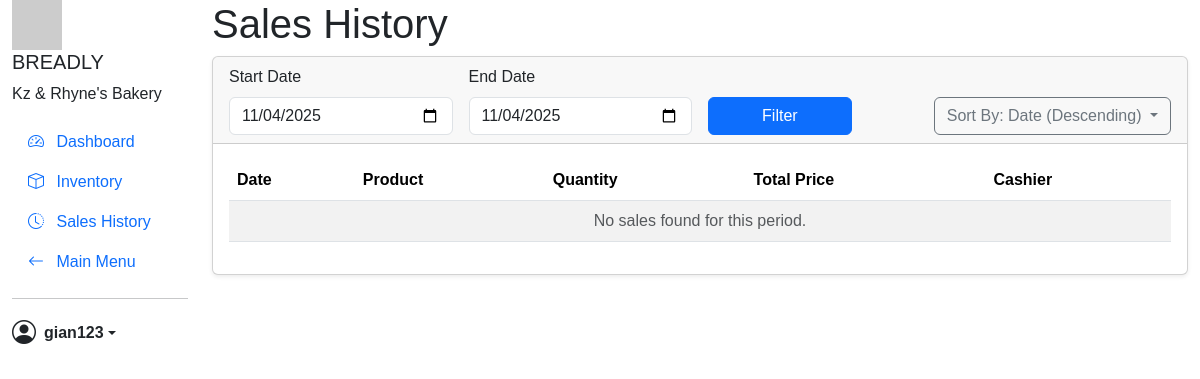
The page /nav/sales_history.php (signed in) on the database as committed earlier.
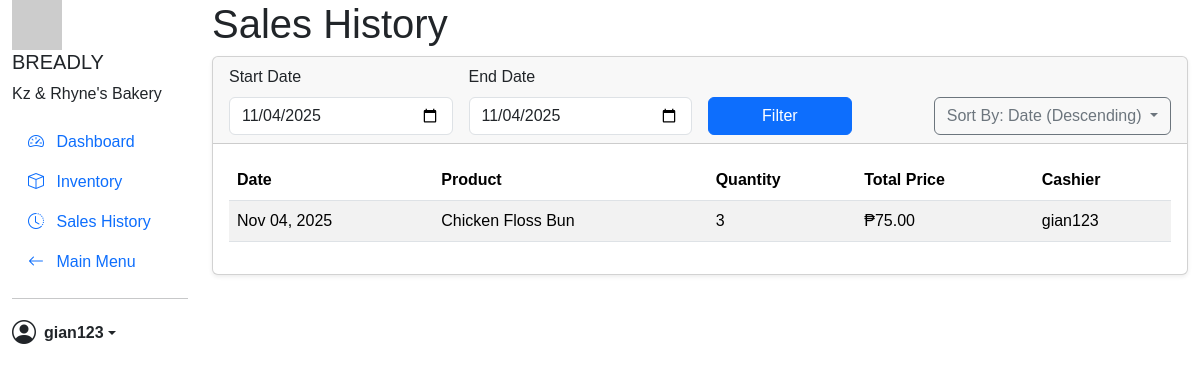
The same page on the database as committed later.
### tables this page shows
CREATE TABLE `sales` (
  `sale_id` int(11) NOT NULL,
  `product_id` int(11) DEFAULT NULL,
  `user_id` int(11) DEFAULT NULL,
  `qty_sold` int(11) DEFAULT NULL,
  `total_price` decimal(10,2) DEFAULT NULL,
  `date` date DEFAULT NULL
);

CREATE TABLE `products` (
  `product_id` int(11) NOT NULL,
  `name` varchar(100) NOT NULL,
  `price` decimal(10,2) NOT NULL,
  `status` enum('available','recalled','discontinued') NOT NULL DEFAULT 'available',
  `stock_qty` int(11) DEFAULT 0,
  `stock_unit` varchar(20) NOT NULL DEFAULT 'pcs',
  `is_sellable` tinyint(1) NOT NULL DEFAULT 1 COMMENT '1 = Appears on POS, 0 = Intermediate product'
);

CREATE TABLE `users` (
  `user_id` int(11) NOT NULL,
  `username` varchar(100) NOT NULL,
  `password` varchar(255) DEFAULT NULL,
  `role` enum('manager','cashier') NOT NULL,
  `email` varchar(150) DEFAULT NULL,
  `phone_number` varchar(11) DEFAULT NULL,
  `enable_daily_report` tinyint(1) NOT NULL DEFAULT 0 COMMENT 'For daily SMS reports',
  `created_at` timestamp NOT NULL DEFAULT current_timestamp()
);

### db_connection.php (called while the page is built, shortened)
<?php
class Database {
    private $host = 'localhost';
    private $db_name = 'bakery';
    private $username = 'root';
    private $password = '';
    private $conn;
    private function connect() {
        try {
            $this->conn = new PDO(
                "mysql:host={$this->host};dbname={$this->db_name};charset=utf8mb4",
                $this->username,
                $this->password
            );
            $this->conn->setAttribute(PDO::ATTR_ERRMODE, PDO::ERRMODE_EXCEPTION);
        } catch (PDOException $e) {
            die("Connection failed: " . $e->getMessage());
        }
    }
    public function getConnection() {
        return $this->conn;
    }
}
?>

### src/SalesManager.php (called while the page is built)
<?php
require_once '../db_connection.php';
class SalesManager {
    private $conn;
    public function __construct() {
        $db = new Database();
        $this->conn = $db->getConnection();
    }
    public function getSalesHistory($date_start, $date_end, $sort_column, $sort_direction) {
        try {
            $stmt = $this->conn->prepare("CALL ReportGetSalesHistory(?, ?, ?, ?)");
            $stmt->execute([$date_start, $date_end, $sort_column, $sort_direction]);
            return $stmt->fetchAll(PDO::FETCH_ASSOC);
        } catch (PDOException $e) {
            return [];
        }
    }
}
?>

### nav/sales_history.php (the view, shortened to what this page needs)
<?php
require_once '../src/SalesManager.php';
$date_start = $_GET['date_start'] ?? date('Y-m-d');
$date_end = $_GET['date_end'] ?? date('Y-m-d');
$sort_column = $_GET['sort'] ?? 'date';
$sort_direction = $_GET['order'] ?? 'DESC';
function getCurrentSortText($sort_column, $sort_direction) {
    $column_map = [
        'date' => 'Date',
        'product' => 'Product Name',
        'qty' => 'Quantity',
        'price' => 'Total Price',
        'cashier' => 'Cashier'
    ];
    $direction_text = ($sort_direction == 'ASC') ? 'Ascending' : 'Descending';
    $column_text = $column_map[$sort_column] ?? 'Date';
    return "{$column_text} ({$direction_text})";
}
$salesManager = new SalesManager();
$sales = $salesManager->getSalesHistory($date_start, $date_end, $sort_column, $sort_direction);
?>
<!DOCTYPE html>
<html lang="en">
<head>
    <link href="https://cdn.jsdelivr.net/npm/bootstrap@5.3.3/dist/css/bootstrap.min.css" rel="stylesheet">
    <link rel="stylesheet" href="https://cdn.jsdelivr.net/npm/bootstrap-icons@1.11.3/font/bootstrap-icons.css">
    <link rel="stylesheet" href="../styles.css" />
</head>
<body class="dashboard">
<div class="container-fluid">
    <div class="row">
        <aside class="col-lg-2 col-md-3 sidebar">
             <div class="sidebar-brand">
                <img src="https://via.placeholder.com/50/6a381f/FFFFFF?Text=B" alt="BREADLY Logo">
                <h5>BREADLY</h5>
                <p>Kz & Rhyne's Bakery</p>
            </div>
            <ul class="nav flex-column sidebar-nav">
                <li class="nav-item">
                    <a class="nav-link" href="dashboard_panel.php">
                        <i class="bi bi-speedometer2 me-2"></i> Dashboard
                    </a>
                </li>
                <li class="nav-item">
                    <a class="nav-link" href="inventory_management.php">
                        <i class="bi bi-box me-2"></i> Inventory
                    </a>
                </li>
                <li class="nav-item">
                    <a class="nav-link active" href="sales_history.php">
                        <i class="bi bi-clock-history me-2"></i> Sales History
                    </a>
                </li>
                <li class="nav-item">
                    <a class="nav-link" href="index.php">
                        <i class="bi bi-arrow-left me-2"></i> Main Menu
                    </a>
                </li>
            </ul>
            <div class="sidebar-user">
                <hr>
                <div class="dropdown">
                    <a href="#" class="d-flex align-items-center text-dark text-decoration-none dropdown-toggle" id="userMenu" data-bs-toggle="dropdown" aria-expanded="false">
                        <i class="bi bi-person-circle me-2 fs-4"></i>
                        <strong><?php echo htmlspecialchars($_SESSION['username']); ?></strong>
                    </a>
                </div>
            </div>
        </aside>
        <main class="col-lg-10 col-md-9 main-content">
            <div class="header">
                <h1>Sales History</h1>
            </div>
            <div class="card shadow-sm">
                <div class="card-header">
                     <form method="GET" action="sales_history.php" class="row g-3 align-items-end">
                        <div class="col-md-3">
                            <label for="date_start" class="form-label">Start Date</label>
                            <input type="date" class="form-control" name="date_start" id="date_start" value="<?php echo htmlspecialchars($date_start); ?>">
                        </div>
                        <div class="col-md-3">
                            <label for="date_end" class="form-label">End Date</label>
                            <input type="date" class="form-control" name="date_end" id="date_end" value="<?php echo htmlspecialchars($date_end); ?>">
                        </div>
                        <div class="col-md-2">
                             <button type="submit" class="btn btn-primary w-100">Filter</button>
                        </div>
                        <div class="col-md-4 d-flex align-items-end justify-content-end">
                            <div class="dropdown">
                                <button class="btn btn-outline-secondary dropdown-toggle" type="button" id="sortDropdown" data-bs-toggle="dropdown" aria-expanded="false">
                                    Sort By: <?php echo getCurrentSortText($sort_column, $sort_direction); ?>
                                </button>
                            </div>
                        </div>
                    </form>
                </div>
                <div class="card-body">
                    <div class="table-responsive">
                        <table class="table table-striped table-hover align-middle">
                            <thead>
                                <tr>
                                    <th>Date</th>
                                    <th>Product</th>
                                    <th>Quantity</th>
                                    <th>Total Price</th>
                                    <th>Cashier</th>
                                </tr>
                            </thead>
                            <tbody>
                                <?php if (empty($sales)): ?>
                                    <tr>
                                        <td colspan="5" class="text-center text-muted">No sales found for this period.</td>
                                    </tr>
                                <?php else: ?>
                                    <?php foreach ($sales as $sale): ?>
                                    <tr>
                                        <td><?php echo htmlspecialchars(date('M d, Y', strtotime($sale['date']))); ?></td>
                                        <td><?php echo htmlspecialchars($sale['product_name']); ?></td>
                                        <td><?php echo htmlspecialchars($sale['qty_sold']); ?></td>
                                        <td>₱<?php echo htmlspecialchars(number_format($sale['total_price'], 2)); ?></td>
                                        <td><?php echo htmlspecialchars($sale['cashier_username']); ?></td>
                                    </tr>
                                    <?php endforeach; ?>
                                <?php endif; ?>
                            </tbody>
                        </table>
                    </div>
                </div>
            </div>
        </main>
    </div>
</div>
</body>
</html>

### styles.css (style rules this page uses)
:root { --color-background-page: #F8F1E7; --color-card-background: #ffffff; --color-panel: #E4A26C; --color-login-btn: #af6223; --color-text-dark: #333333; --color-text-light: #ffffff; --color-input-bg: #F0F0F0; }
* { margin: 0; padding: 0; box-sizing: border-box; font-family: "Poppins", sans-serif; text-decoration: none; list-style: none; }
html, body { height: 100%; margin: 0; padding: 0; }

Rows that differ between the two databases and show on the page:
added sales: date "Nov 04, 2025", product.name "Chicken Floss Bun", qty_sold "3", total_price "75.00", user.username "gian123"
Other text that changed with them:
text no longer shown: "No sales found for this period."
